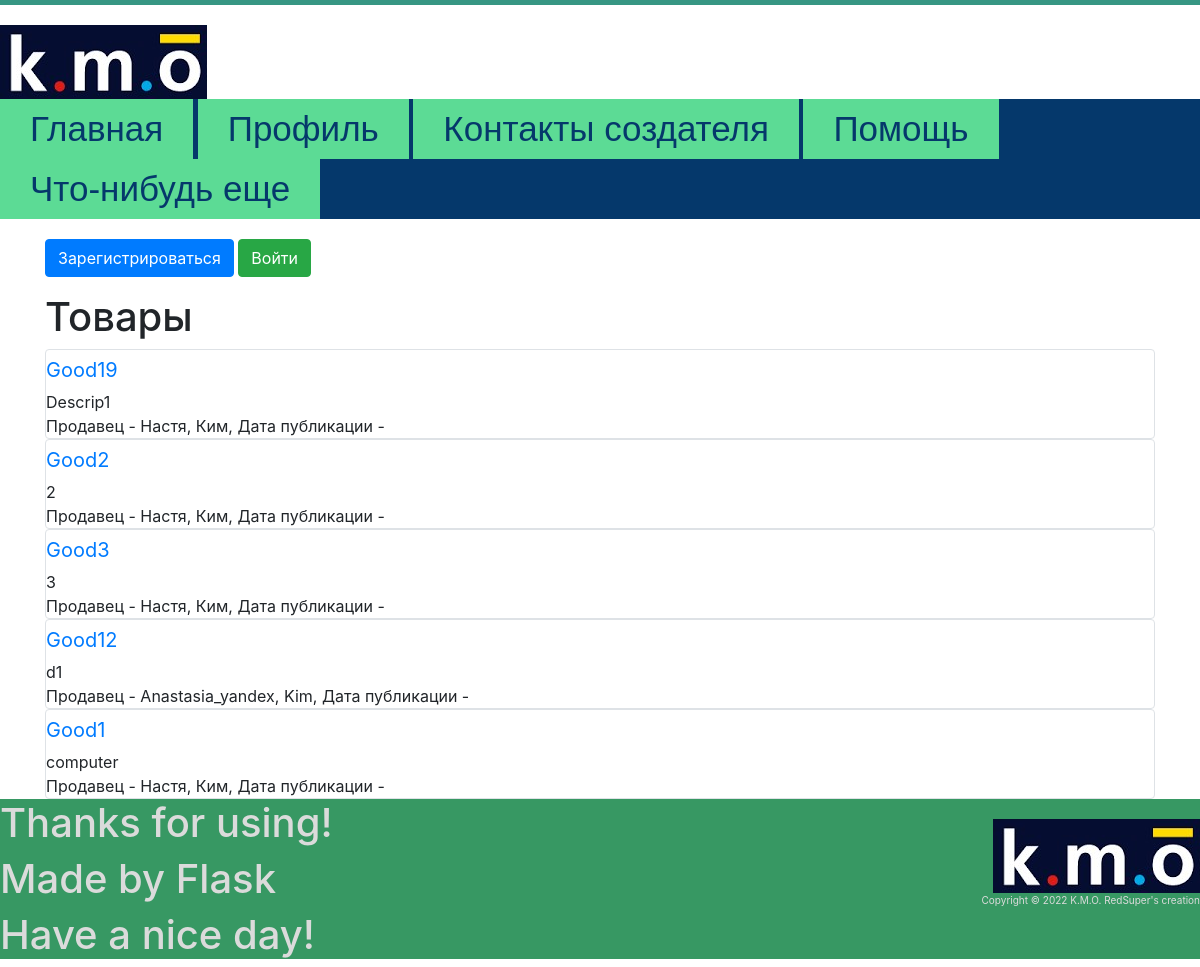
The page / on the database its author committed.
### data/goods.py (models this page shows, shortened)
class Goods(SqlAlchemyBase, SerializerMixin):
    __tablename__ = 'goods'
    id = sqlalchemy.Column(sqlalchemy.Integer, primary_key=True, autoincrement=True)
    good = sqlalchemy.Column(sqlalchemy.String, nullable=True)
    price = sqlalchemy.Column(sqlalchemy.Integer, nullable=True)
    description = sqlalchemy.Column(sqlalchemy.String, nullable=True)
    date_of_public = sqlalchemy.Column(sqlalchemy.DateTime, default=datetime.datetime.now)
    is_sold = sqlalchemy.Column(sqlalchemy.Boolean, default=False)
    seller = sqlalchemy.Column(sqlalchemy.Integer, sqlalchemy.ForeignKey("users.id"))
    contacts = sqlalchemy.Column(sqlalchemy.String, nullable=True)
    user = orm.relation('User')

### data/users.py (models this page shows, shortened)
class User(SqlAlchemyBase, UserMixin, SerializerMixin):
    __tablename__ = 'users'
    id = sqlalchemy.Column(sqlalchemy.Integer, primary_key=True,
                           autoincrement=True)
    surname = sqlalchemy.Column(sqlalchemy.String, nullable=True)
    name = sqlalchemy.Column(sqlalchemy.String, nullable=True)
    age = sqlalchemy.Column(sqlalchemy.Integer, nullable=True)
    contacts = sqlalchemy.Column(sqlalchemy.String, nullable=True)
    email = sqlalchemy.Column(sqlalchemy.String, index=True, unique=True, nullable=True)
    hashed_password = sqlalchemy.Column(sqlalchemy.String, nullable=False)
    photo = sqlalchemy.Column(sqlalchemy.String, nullable=True)
    modified_date = sqlalchemy.Column(sqlalchemy.DateTime, default=datetime.datetime.now)
    bag = sqlalchemy.Column(sqlalchemy.String, default='')
    goods = orm.relation("Goods", back_populates='user')

### main.py (the view)
@app.route('/')
def main():
    db_sess = db_session.create_session()
    goods = db_sess.query(Goods)
    return render_template("index.html", goods=goods)

### data/db_session.py (called while the page is built)
def create_session() -> Session:
    global __factory
    return __factory()

### templates/index.html (shortened to what this page needs)
{% extends "base.html" %}
{% block content %}
<h1>Товары</h1>
{% for item in goods %}
<div class="col-md6 border rounded">
    <a class="navbar-brand" href="/good/{{item.id}}">{{item.good}}</a>
    <div>
        {{item.description}}
    </div>
    <div>
        Продавец - {{item.user.name}}, {{item.user.surname}}, Дата публикации - {{item.created_date}}
    </div>
</div>
{% endfor %}
{% endblock %}

### templates/base.html (shortened to what this page needs)
<!doctype html>
<html lang="en">
<head>
    <link rel="stylesheet" href="static/css/styles.css" type="text/css">
    <link rel="stylesheet"
          href="https://stackpath.bootstrapcdn.com/bootstrap/4.4.1/css/bootstrap.min.css"
>
</head>
<body>
    <header>
        <a href="/"><img src="/static/img/logo_1.jpg" alt="KMO logo"></a>
        <nav>
            <ul class="top-menu">
                <li><a href="/">Главная</a></li>
                <li><a href="/profile">Профиль</a></li>
                <li><a href="/contacts">Контакты создателя</a></li>
                <li><a href="/help">Помощь</a></li>
                <li><a href="/something">Что-нибудь еще</a></li>
            </ul>
        </nav>
    </header>
    <main role="main" class="container">
        <nav>
            {% if current_user.is_authenticated %}
                <a class="navbar-brand" href="/profile">{{ current_user.name }}</a>
            {% else %}
                <p>
                    <a class="btn btn-primary " href="/register">Зарегистрироваться</a>
                    <a class="btn btn-success" href="/login">Войти</a>
                </p>
            {% endif %}
        </nav>
        {% block content %}
        {% endblock %}
    </main>
<footer>
    <div id="footer-logo">
        <a href="/"><img src="/static/img/logo_1.jpg" alt="KMO logo"></a>
        <p>Copyright © 2022 K.M.O. RedSuper's creation</p>
    </div>
    <h1>Thanks for using!</h1>
    <h1>Made by Flask</h1>
    <h1>Have a nice day!</h1>
</footer>
</body>
</html>

### static/css/styles.css (style rules this page uses)
body { color: #edf5e1; font: 32px Tahoma, sans-serif; background-color: #5cdb95; border-top: 5px solid #379683; margin: 0; }
p { margin: 20px 0; }
main { background: 05386b; }
header { padding: 20px 0; }
nav a { text-decoration: none; }
nav ul { margin: 0; padding: 0; background: #05386b; }
nav li { list-style-position: inside; font: 35px 'Oswald', sans-serif; padding: 20px; }
.top-menu li { display: inline-block; padding: 10px 30px; margin: 0; background: #5cdb95; }
.top-menu a { color: #05386b; }
footer { background: #379863; color: #dbdbdb; font-size: 11px; }
#footer-logo { float: right; margin-top: 20px; font-size: 10px; text-align: right; color: #dbdbdb; }

### rows shown on the page
Goods: good "Good19", description "Descrip1", user.name "Настя", user.surname "Ким"
Goods: good "Good2", description "2", user.name "Настя", user.surname "Ким"
Goods: good "Good3", description "3", user.name "Настя", user.surname "Ким"
Goods: good "Good12", description "d1", user.name "Anastasia_yandex", user.surname "Kim"
Goods: good "Good1", description "computer", user.name "Настя", user.surname "Ким"
